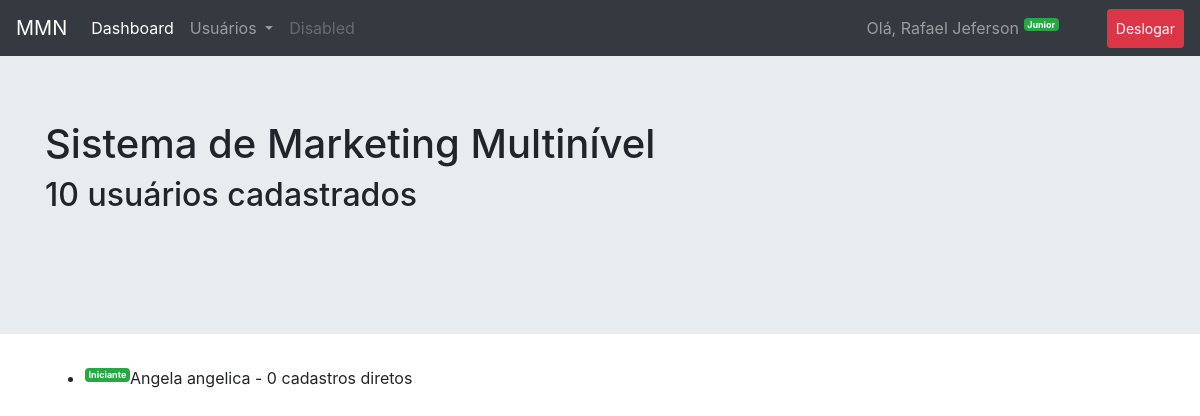
The page /index.php (signed in) on the database its author committed.
### tables this page shows
CREATE TABLE IF NOT EXISTS `usuarios` (
  `id` int(11) NOT NULL AUTO_INCREMENT,
  `id_pai` int(11) DEFAULT NULL,
  `patente` int(2) NOT NULL DEFAULT '1',
  `nome` varchar(100) NOT NULL,
  `email` varchar(100) NOT NULL,
  `senha` varchar(32) NOT NULL,
  `created_at` timestamp NOT NULL DEFAULT CURRENT_TIMESTAMP,
  `updated_at` timestamp NULL DEFAULT NULL ON UPDATE CURRENT_TIMESTAMP,
  PRIMARY KEY (`id`)
);

CREATE TABLE IF NOT EXISTS `patentes` (
  `id` int(2) NOT NULL AUTO_INCREMENT,
  `nome` varchar(50) NOT NULL,
  `min` int(3) NOT NULL,
  PRIMARY KEY (`id`)
);

### config.php (called while the page is built, shortened)
<?php
$limite = 3;

### funcoes.php (the view, shortened to what this page needs)
<?php
function listaUsuarios($id, $limite) {
   global $pdo;
   $lista = array();
   $sql = "SELECT "
           . "usuarios.id, usuarios.id_pai, usuarios.nome, usuarios.email, usuarios.patente, patentes.nome as patente "
           . "FROM usuarios "
           . "LEFT JOIN patentes ON patentes.id = usuarios.patente "
           . "WHERE usuarios.id_pai = :id";
   $stmt = $pdo->prepare($sql);
   $stmt->bindValue(":id", $id);
   $stmt->execute();
   if ($stmt->rowCount() > 0) {
      $lista = $stmt->fetchAll(PDO::FETCH_ASSOC);
      foreach ($lista as $chave => $usuario) {
         $lista[$chave]['filhos'] = array();
         if ($limite > 0) {
            $lista[$chave]['filhos'] = listaUsuarios($usuario['id'], $limite - 1);
         }
      }
   }
   return $lista;
}
function exibir($array) {
   echo '<ul>';
   foreach ($array as $usuario) {
      echo "<li>";
      echo '<sup><span class="badge badge-success">'.$usuario['patente'].'</span></sup>'.$usuario['nome'].' - '.count($usuario['filhos']).' cadastros diretos';
      echo "</li>";
   }
   echo '</ul>';
}

### rows shown on the page
usuarios: patentes.nome "Iniciante", nome "Angela angelica", count($usuario['filhos']) "0"

### other values the page prints
$_SESSION['usuario']['nome'] "Rafael Jeferson"
$_SESSION['usuario']['patente'] "Junior"
$total "10"
